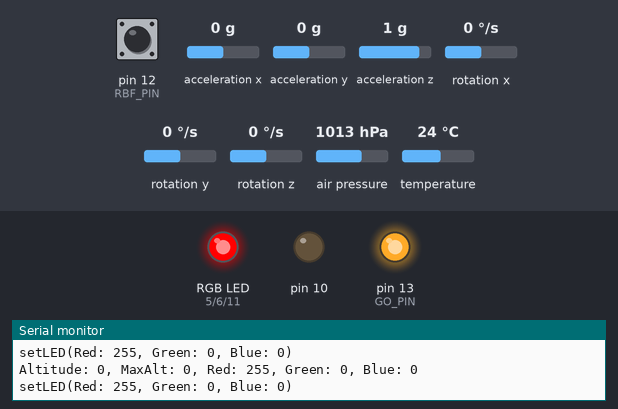
Recording of a sketch running on a simulated Arduino Uno, built with avr-gcc and run on an emulated ATmega328P. Parts: an RGB LED mixed from three pins (HIGH = lit), output pins drawn as LEDs (lit = HIGH), the last lines printed to the serial monitor. Dashed ring = blinking. The inputs (shaded band) are chosen by the test bench; at power-on: pin 12 (RBF_PIN) LOW, air pressure 1013 hPa, acceleration x 0 g, acceleration y 0 g, acceleration z 1 g, rotation x 0 °/s, rotation y 0 °/s, rotation z 0 °/s, temperature 24 °C. Storage starts empty.

Above: at 1.4 s.
1.5 s: pin 12 (RBF_PIN) driven HIGH
At 1.71 s:
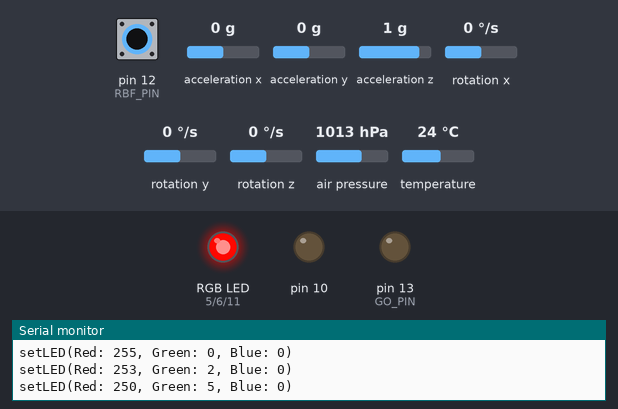
4.5 s: pin 12 (RBF_PIN) driven LOW
At 5.7 s:
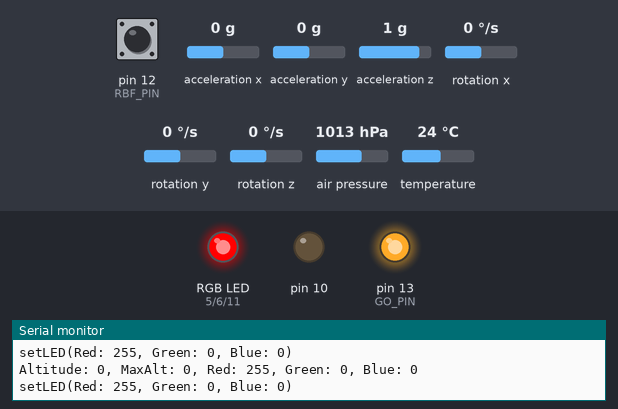
6.0 s: air pressure set to 1012 hPa
At 7.0 s:
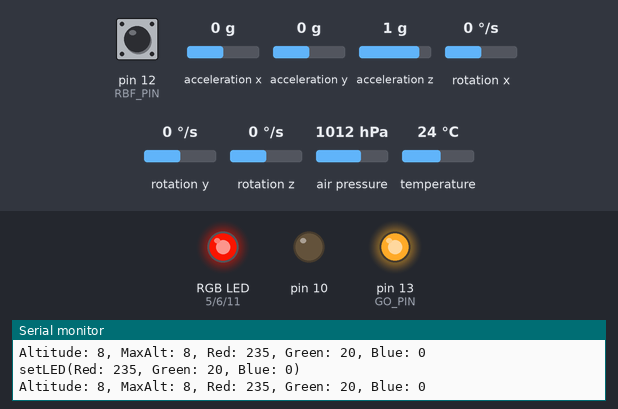
7.5 s: air pressure set to 952 hPa
At 8.3 s:
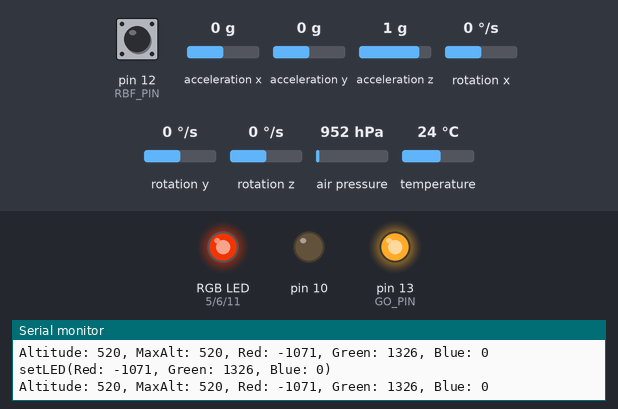
10.5 s: pin 12 (RBF_PIN) pulsed HIGH 2 times (0.12 s each, 0.3 s apart)
At 10.79 s:
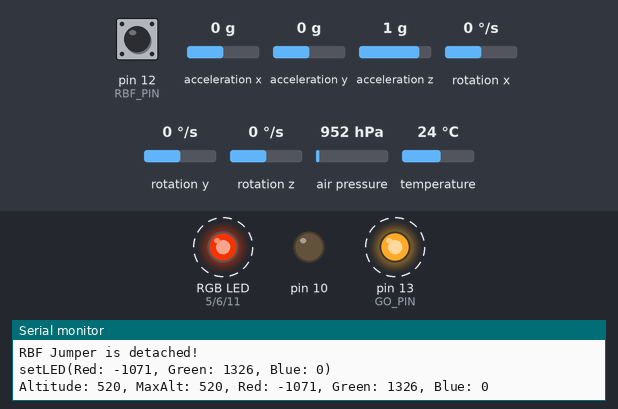
14.1 s: pin 12 (RBF_PIN) pulsed HIGH 2 times (0.12 s each, 0.3 s apart)
At 14.54 s:
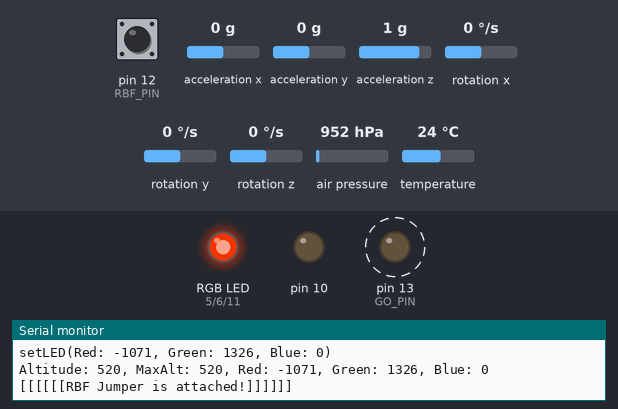
Timing chart, 0 to 17.1 s (numbered marks = the images above; inputs shaded):
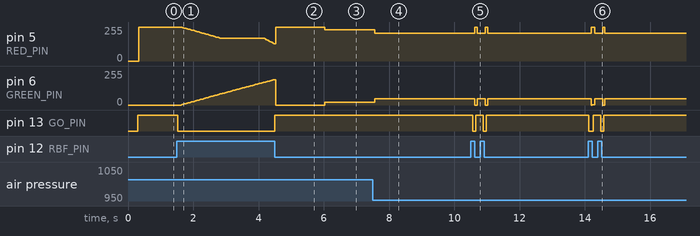

Measured:
- after the input at 1.5 s, pin 5 (RED_PIN): moves from 255/255 to 129/255 over 2.8 s, starting after 0.13 s; pin 6 (GREEN_PIN): moves from 0/255 to 191/255 over 2.8 s, starting after 0.13 s; pin 13 (GO_PIN): HIGH → LOW at once
- after the input at 4.5 s, pin 11 (BLUE_PIN): stays LOW (without the input it goes to HIGH after 0.96 s); pin 13 (GO_PIN): LOW → HIGH at once
- after the input at 6.0 s, pin 5 (RED_PIN): 255/255 → 235/255 at once; pin 6 (GREEN_PIN): 0/255 → 20/255 at once
- after the input at 7.5 s, pin 5 (RED_PIN): 235/255 → 209/255 after 0.07 s; pin 6 (GREEN_PIN): 20/255 → 46/255 after 0.07 s
- after the input at 10.5 s, pin 5 (RED_PIN): alternates 255/255 for 0.07 s and 209/255 for 0.25 s, 4 changes in all, then stays 209/255, starting after 0.13 s; pin 6 (GREEN_PIN): alternates 46/255 for 0.25 s and 0/255 for 0.07 s, 4 changes in all, then stays 46/255, starting after 0.13 s
- after the input at 14.1 s, pin 5 (RED_PIN): 209/255 → 253/255 after 0.09 s, → 209/255 0.11 s later, → 255/255 0.25 s later, → 209/255 0.07 s later; pin 6 (GREEN_PIN): 46/255 → 2/255 after 0.09 s, → 46/255 0.11 s later, → 0/255 0.25 s later, → 46/255 0.07 s later

The sketch:

RocketLogger.ino
```cpp
#include "I2Cdev.h"
#include "MPU6050.h"
#include <Wire.h>
#include <Adafruit_BMP085.h>
#include <SPI.h>
#include <SD.h>
#include <FastLED.h>

const int chipSelect = 4;
const int RBF_PIN = 12;
const int GO_PIN = 13;

//RGB pins
const int RED_PIN = 5;
const int GREEN_PIN = 6;
const int BLUE_PIN = 11;

//Altitude min and max to indicate range of RGB color fade.
const int ALT_MIN = 0;
const int ALT_MAX = 100;

MPU6050 accelgyro;
int16_t ax, ay, az;
int16_t gx, gy, gz;

Adafruit_BMP085 bmp;
int temp = 0;
int pressure = 0;
int altitude = 0;
int startAlt = 0;
int maxAlt = 0;

int red = 0;
int green = 0;
int blue = 0;

void setup() {
  Serial.begin(9600);
  while(!Serial);

  // join I2C bus (I2Cdev library doesn't do this automatically)
  #if I2CDEV_IMPLEMENTATION == I2CDEV_ARDUINO_WIRE
      Wire.begin();
  #elif I2CDEV_IMPLEMENTATION == I2CDEV_BUILTIN_FASTWIRE
      Fastwire::setup(400, true);
  #endif

  pinMode(GO_PIN, OUTPUT);
  pinMode(RBF_PIN, INPUT);

  pinMode(RED_PIN, OUTPUT);
  pinMode(GREEN_PIN, OUTPUT);
  pinMode(BLUE_PIN, OUTPUT);

  digitalWrite(GO_PIN, LOW);

  //Initialize 3 axis accelerometer/gyro.
  Serial.print("Initializing MPU6050...");
  accelgyro.initialize();

  //Verify connection to MPU6050.
  Serial.print("Testing MPU6050 connections...");
  Serial.println(accelgyro.testConnection() ? "MPU6050 connection successful" : "MPU6050 connection failed");

  //Check for altitude/temperature sensor.
  if (!bmp.begin()) {
    Serial.println("Could not find a valid BMP085 sensor, check wiring!");
    while (1) {}
  }

  //Initialize SD card.
  Serial.print("Initializing SD card...");
  pinMode(10,OUTPUT);
  if (!SD.begin(chipSelect)) {
    Serial.println("Card failed or not present");
    while (1) {}
  }
  Serial.println("card initialized.");

  //Calibrate altitude sensor.
  Serial.print("Calibrating altitude sensor...");
  long altitudeSum = 0;
  for (int i = 0; i<100; i++) {
    altitudeSum += bmp.readAltitude();
  }
  startAlt = altitudeSum/100;
  Serial.println("Current altitude is now 0");

  //Write csv Column titles
  File dataFile = SD.open("datalog.csv", FILE_WRITE);
  if(dataFile)
  {
    String dataString = "Time, Acc X, Acc Y, Acc Z, Gyro X, Gyro Y, Gyro Z, Temp, Pressure, Altitude, MaxAltitude";
    dataFile.println(dataString);
    dataFile.close();
    Serial.println(dataString);
  }

  //Indicate that all initializations are successful and data will begin recording.
  digitalWrite(GO_PIN, HIGH);
}

void loop() {

  //If the RBF jumper is attached, begin a color cycling routine (while blocking, so no SD writing).
  if(digitalRead(RBF_PIN))
  {
    //If we've just entered this 'if', then the RBF was just newly attached.
    digitalWrite(GO_PIN, LOW);

    //Wait for RBF jumper to be pulled before starting data collection.
    int hue = 0;
    while(digitalRead(RBF_PIN))
    {
      if(hue == 0) Serial.println("[[[[[[RBF Jumper is attached!]]]]]]"); //Occasionally notify of RBF
      setLED(CHSV(hue, 255, 255));
      hue = (hue + 1) % 256;
      delay(30);
    }

    //If we've exited the loop, then the RBF jumper has been pulled.
    digitalWrite(GO_PIN, HIGH);
    Serial.println("RBF Jumper is detached!");
  }

  //Get sensor values
  accelgyro.getMotion6(&ax, &ay, &az, &gx, &gy, &gz);
  temp = bmp.readTemperature();
  pressure = bmp.readPressure();
  altitude = bmp.readAltitude() - startAlt;

  /*
   * Fade from red to green as altitude increases
   */
  //Only use altitude if it's greater than the previous max altitude.  This locks greatest height.
  maxAlt = (altitude > maxAlt) ? altitude : maxAlt;

  //Fade red down as altitude increases.
  red = map(int(maxAlt), ALT_MIN, ALT_MAX, 255, 0);
  //Fade green up as altitude increases.
  green = map(int(maxAlt), ALT_MIN, ALT_MAX, 0, 255);

  //Set RGB LED values
  setLED(red, green, blue);
  /*
   * End LED code
   */
  Serial.println("Altitude: " + String(altitude) + ", MaxAlt: " + maxAlt + ", Red: " + String(red) + ", Green: " + String(green) + ", Blue: " + String(blue));

  //Write sensor values to "datalog.csv"
  String dataString;
  dataString = String(millis()) + "," + String(ax) + "," + String(ay) + "," + String(az) + "," + String(gx) + "," + String(gy) + "," + String(gz) + "," + String(temp) + "," + String(pressure) + "," + String(altitude) + "," + String(maxAlt);
  File dataFile = SD.open("datalog.csv", FILE_WRITE);
  if (dataFile) {
    dataFile.println(dataString);
    dataFile.close();
    //Serial.println(dataString);
  }
}

//Sets the RGB LEDs based on the CRGB object.
void setLED(const CRGB& rgb)
{
  setLED(rgb.r, rgb.g, rgb.b);
}

void setLED(int r, int g, int b)
{
  Serial.println("setLED(Red: " + String(r) + ", Green: " + String(g) + ", Blue: " + String(b) + ")");
  analogWrite(RED_PIN, r);
  analogWrite(GREEN_PIN, g);
  analogWrite(BLUE_PIN, b);
}
```
